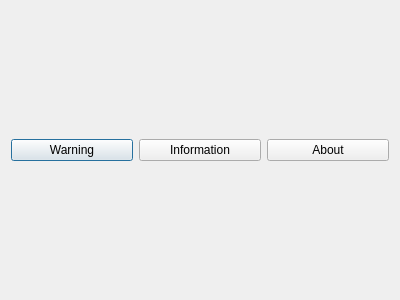
<?xml version="1.0" encoding="UTF-8"?>
<ui version="4.0">
 <class>Dialog</class>
 <widget class="QDialog" name="Dialog">
  <property name="geometry">
   <rect>
    <x>0</x>
    <y>0</y>
    <width>400</width>
    <height>300</height>
   </rect>
  </property>
  <property name="windowTitle">
   <string>Dialog</string>
  </property>
  <layout class="QHBoxLayout" name="horizontalLayout">
   <item>
    <widget class="QPushButton" name="pushButton_warning">
     <property name="text">
      <string>Warning</string>
     </property>
    </widget>
   </item>
   <item>
    <widget class="QPushButton" name="pushButton_info">
     <property name="text">
      <string>Information</string>
     </property>
    </widget>
   </item>
   <item>
    <widget class="QPushButton" name="pushButton_about">
     <property name="text">
      <string>About</string>
     </property>
    </widget>
   </item>
  </layout>
 </widget>
 <resources/>
 <connections/>
</ui>
